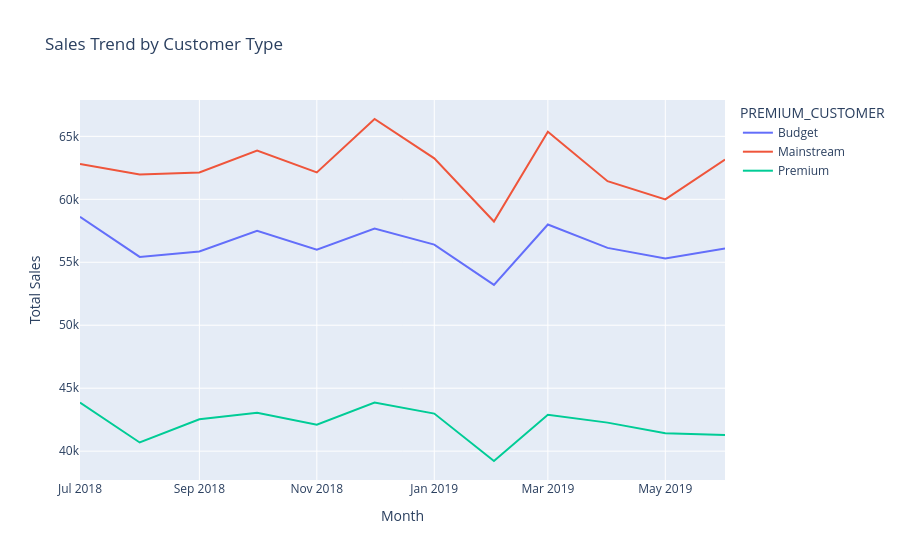

The notebook cell saved with this chart:
### Code cell
fig = px.line(data_frame= tot_sal_prem,
              x= 'MONTH',
              y= 'TOT_SALES',
              color= 'PREMIUM_CUSTOMER',
              title= 'Sales Trend by Customer Type',
             labels= {'MONTH' : 'Month', 'TOT_SALES' : 'Total Sales'})
fig.show()

### Figure 1 — Plotly figure (JSON) as saved in the notebook; plotly's stock layout.template omitted (floating-point values rounded to 4 significant figures)
{"data": [{"hovertemplate": "PREMIUM_CUSTOMER=Budget<br>Month=%{x}<br>Total Sales=%{y}<extra></extra>", "legendgroup": "Budget", "line": {"color": "#636efa", "dash": "solid"}, "marker": {"symbol": "circle"}, "mode": "lines", "name": "Budget", "orientation": "v", "showlegend": true, "type": "scatter", "x": ["2018-07", "2018-08", "2018-09", "2018-10", "2018-11", "2018-12", "2019-01", "2019-02", "2019-03", "2019-04", "2019-05", "2019-06"], "xaxis": "x", "y": [58620.0, 55430.0, 55860.0, 57500.0, 56000.0, 57670.0, 56400.0, 53210.0, 58000.0, 56140.0, 55300.0, 56090.0], "yaxis": "y"}, {"hovertemplate": "PREMIUM_CUSTOMER=Mainstream<br>Month=%{x}<br>Total Sales=%{y}<extra></extra>", "legendgroup": "Mainstream", "line": {"color": "#EF553B", "dash": "solid"}, "marker": {"symbol": "circle"}, "mode": "lines", "name": "Mainstream", "orientation": "v", "showlegend": true, "type": "scatter", "x": ["2018-07", "2018-08", "2018-09", "2018-10", "2018-11", "2018-12", "2019-01", "2019-02", "2019-03", "2019-04", "2019-05", "2019-06"], "xaxis": "x", "y": [62800.0, 61960.0, 62140.0, 63870.0, 62140.0, 66380.0, 63260.0, 58240.0, 65370.0, 61440.0, 59990.0, 63160.0], "yaxis": "y"}, {"hovertemplate": "PREMIUM_CUSTOMER=Premium<br>Month=%{x}<br>Total Sales=%{y}<extra></extra>", "legendgroup": "Premium", "line": {"color": "#00cc96", "dash": "solid"}, "marker": {"symbol": "circle"}, "mode": "lines", "name": "Premium", "orientation": "v", "showlegend": true, "type": "scatter", "x": ["2018-07", "2018-08", "2018-09", "2018-10", "2018-11", "2018-12", "2019-01", "2019-02", "2019-03", "2019-04", "2019-05", "2019-06"], "xaxis": "x", "y": [43860.0, 40690.0, 42530.0, 43040.0, 42100.0, 43860.0, 42980.0, 39220.0, 42900.0, 42270.0, 41430.0, 41290.0], "yaxis": "y"}], "layout": {"legend": {"title": {"text": "PREMIUM_CUSTOMER"}, "tracegroupgap": 0}, "title": {"text": "Sales Trend by Customer Type"}, "xaxis": {"anchor": "y", "domain": [0, 1], "title": {"text": "Month"}}, "yaxis": {"anchor": "x", "domain": [0, 1], "title": {"text": "Total Sales"}}}}
